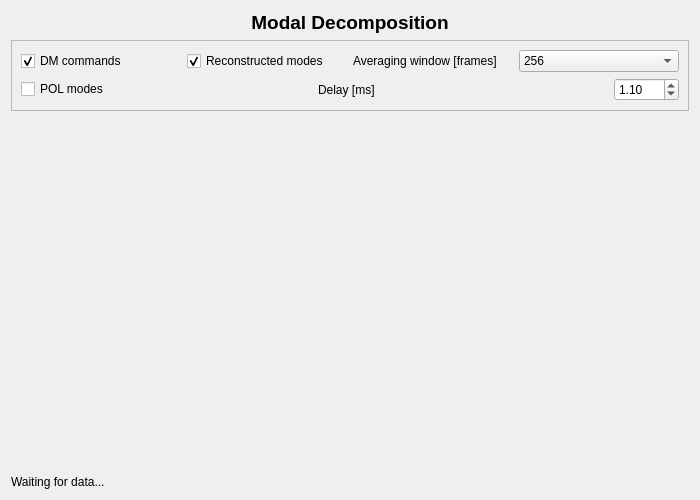
<?xml version="1.0" encoding="UTF-8"?>
<ui version="4.0">
 <class>Form</class>
 <widget class="QWidget" name="Form">
  <property name="geometry">
   <rect>
    <x>0</x>
    <y>0</y>
    <width>700</width>
    <height>500</height>
   </rect>
  </property>
  <property name="windowTitle">
   <string>Modal Plot</string>
  </property>
  <layout class="QVBoxLayout" name="mainLayout">
   <item>
    <widget class="QLabel" name="titleLabel">
     <property name="text">
      <string>Modal Decomposition</string>
     </property>
     <property name="alignment">
      <set>Qt::AlignCenter</set>
     </property>
     <property name="styleSheet">
      <string notr="true">font-size: 14pt; font-weight: bold;</string>
     </property>
    </widget>
   </item>
   <item>
    <widget class="QFrame" name="controlsFrame">
     <property name="frameShape">
      <enum>QFrame::StyledPanel</enum>
     </property>
     <property name="frameShadow">
      <enum>QFrame::Raised</enum>
     </property>
     <property name="maximumSize">
      <size>
       <width>16777215</width>
      <height>75</height>
      </size>
     </property>
     <layout class="QVBoxLayout" name="controlsLayout">
      <item>
       <layout class="QHBoxLayout" name="controlsTopLayout">
      <item>
       <widget class="QCheckBox" name="dmCheckBox">
        <property name="text"><string>DM commands</string></property>
        <property name="checked"><bool>true</bool></property>
       </widget>
      </item>
      <item>
       <widget class="QCheckBox" name="modeCheckBox">
        <property name="text"><string>Reconstructed modes</string></property>
        <property name="checked"><bool>true</bool></property>
       </widget>
      </item>
      <item>
       <widget class="QLabel" name="windowLabel">
        <property name="text"><string>Averaging window [frames]</string></property>
       </widget>
      </item>
      <item>
       <widget class="QComboBox" name="windowComboBox">
        <property name="editable">
         <bool>false</bool>
        </property>
        <property name="currentText">
         <string>1024</string>
        </property>
        <item>
         <property name="text">
          <string>256</string>
         </property>
        </item>
        <item>
         <property name="text">
          <string>512</string>
         </property>
        </item>
        <item>
         <property name="text">
          <string>1024</string>
         </property>
        </item>
        <item>
         <property name="text">
          <string>2048</string>
         </property>
        </item>
        <item>
         <property name="text">
          <string>4096</string>
         </property>
        </item>
        <item>
         <property name="text">
          <string>8192</string>
         </property>
        </item>
        </widget>
        </item>
       </layout>
      </item>
      <item>
       <layout class="QHBoxLayout" name="controlsBottomLayout">
                <property name="spacing">
                 <number>4</number>
                </property>
        <item>
         <widget class="QCheckBox" name="polModesCheckBox">
          <property name="text"><string>POL modes</string></property>
          <property name="checked"><bool>false</bool></property>
         </widget>
        </item>
        <item>
         <widget class="QLabel" name="delayLabel">
          <property name="text"><string>Delay [ms]</string></property>
         </widget>
        </item>
        <item>
         <widget class="QDoubleSpinBox" name="delayInMsBox">
                    <property name="maximumSize">
                     <size>
                        <width>65</width>
                        <height>16777215</height>
                     </size>
                    </property>
          <property name="decimals"><number>2</number></property>
          <property name="minimum"><double>0.000000000000000</double></property>
          <property name="maximum"><double>2000.000000000000000</double></property>
          <property name="singleStep"><double>0.010000000000000</double></property>
          <property name="value"><double>1.100000000000000</double></property>
         </widget>
        </item>
       </layout>
      </item>
     </layout>
    </widget>
   </item>
   <item>
    <widget class="QWidget" name="modalView" native="true">
     <property name="sizePolicy">
      <sizepolicy hsizetype="Expanding" vsizetype="Expanding">
       <horstretch>0</horstretch>
       <verstretch>1</verstretch>
      </sizepolicy>
     </property>
    </widget>
   </item>
   <item>
    <widget class="QLabel" name="statusLabel">
     <property name="text">
      <string>Waiting for data...</string>
     </property>
     <property name="maximumSize">
      <size>
       <width>16777215</width>
       <height>20</height>
      </size>
     </property>
    </widget>
   </item>
  </layout>
 </widget>
 <resources/>
 <connections/>
</ui>
